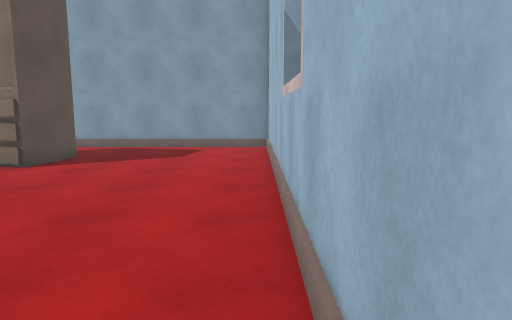
view 1 (above)

15 first-person views from a walk through a Unity game level. The camera is 1.5 m above the floor, tilts 8° down and sees 70° across. The floor is counted in squares, 1 m on a side. Each view is taken from the middle of a square. On the plan, view 1 faces up. The plan holds only what a view shows up to about 16 squares ahead; the rest is blank. The place goes on beyond the plan. The player character is not drawn.

view 2
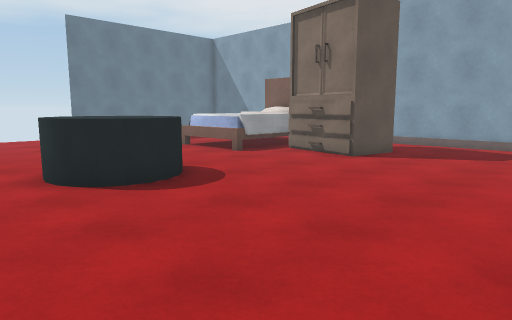

view 3
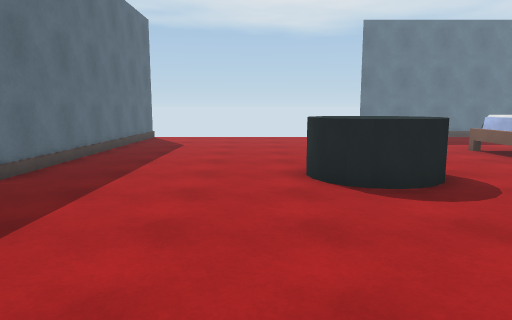

view 4
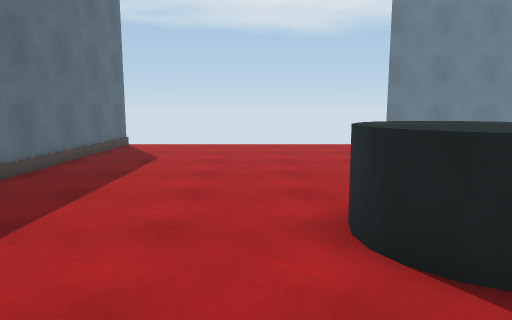

view 5
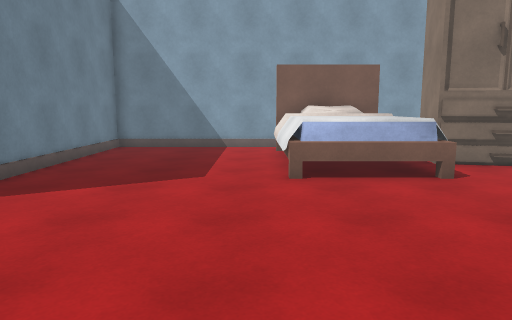

view 6
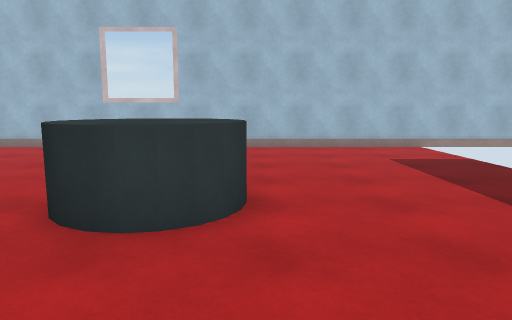

view 7
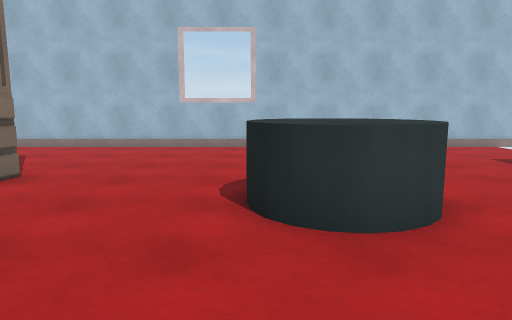

view 8
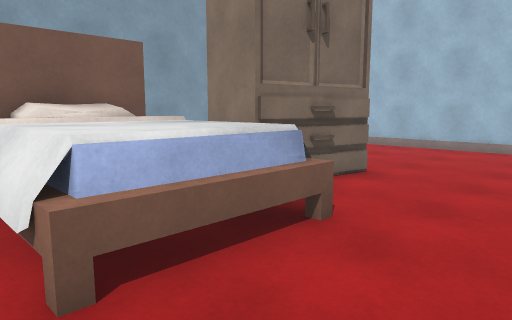

view 9
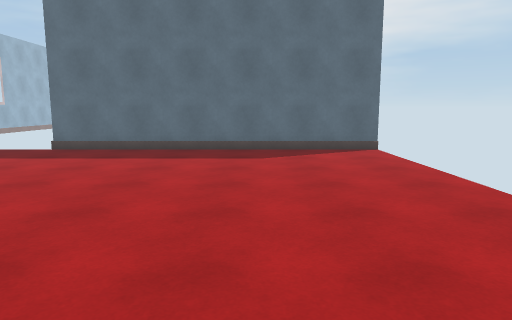

view 10
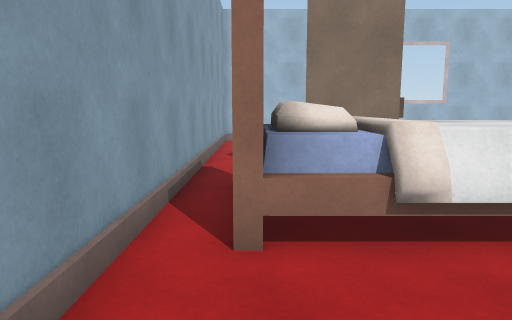

view 11
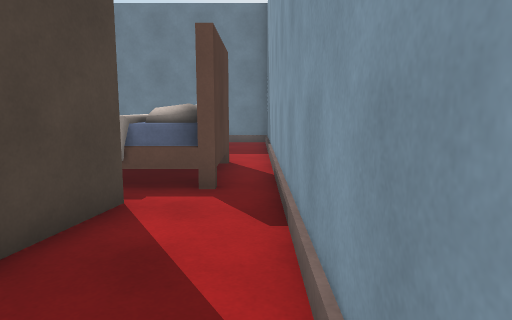

view 12
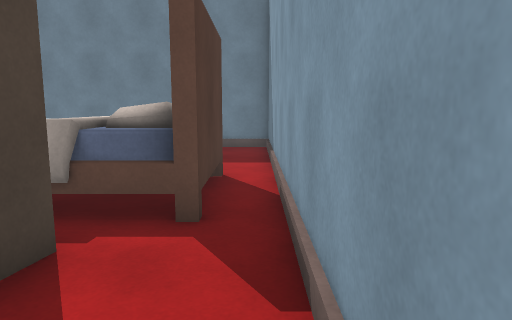

view 13
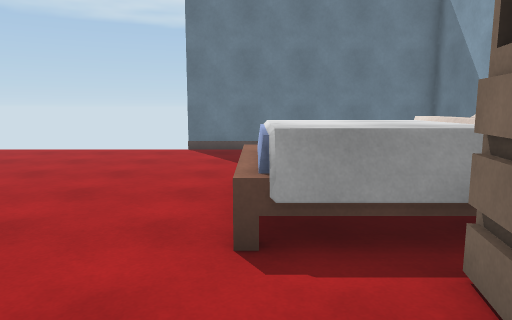

view 14
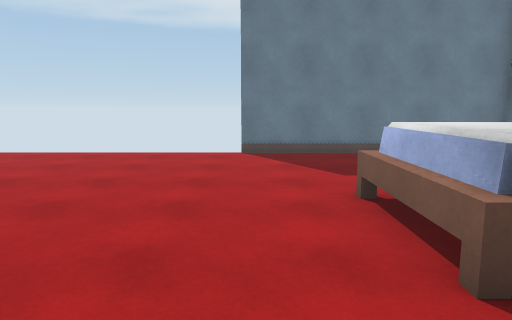

view 15
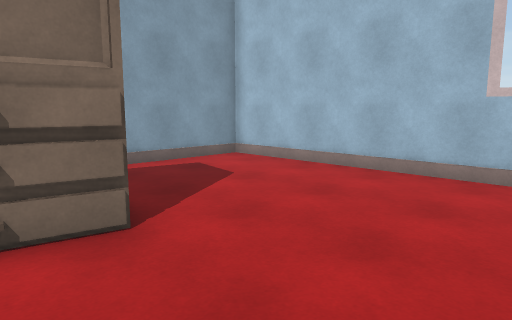

### Floor plan
Key: @ floor where view 1 was taken; # wall or solid block; . floor; ^ raised ledge; B bed; O other object.
Columns run from 20 left of view 1 to 1 right of it. Each row starts with its distance up from view 1.
 15 ######################
 14 #....................#
 13 #......#BB#..........#
 12 #......BBBB..........#
 11 #......BBBB####......#
 10 #......BBBB#O##......#
  9 #......BBBB...O......#
  8 #......BBBB..........#
  7 #....................#
  6 #....................#
  5  ....................#
  4  ..........^^........#
  3  ..........^^^.......#
  2  ..........^^^.......#
  1  ...........^........#
  0  ...................@#
 -1  ....................#
 -2  ....................#
 -3  ....................#
 -4  ....................#
 -5  ....................#
 -6 #############        #

Where each view was taken, in squares from view 1:
view 1: 0 up, 0 right, facing up
view 2: 1 down, 0 right, facing up-left
view 3: 0 up, 0 right, facing left
view 4: 0 up, 4 left, facing left
view 5: 0 up, 14 left, facing up
view 6: 1 up, 14 left, facing right
view 7: 4 up, 14 left, facing right
view 8: 5 up, 14 left, facing up-right
view 9: 8 up, 15 left, facing down
view 10: 13 up, 17 left, facing right
view 11: 14 up, 3 left, facing left
view 12: 14 up, 5 left, facing left
view 13: 8 up, 6 left, facing left
view 14: 6 up, 7 left, facing left
view 15: 5 up, 8 left, facing up-right
